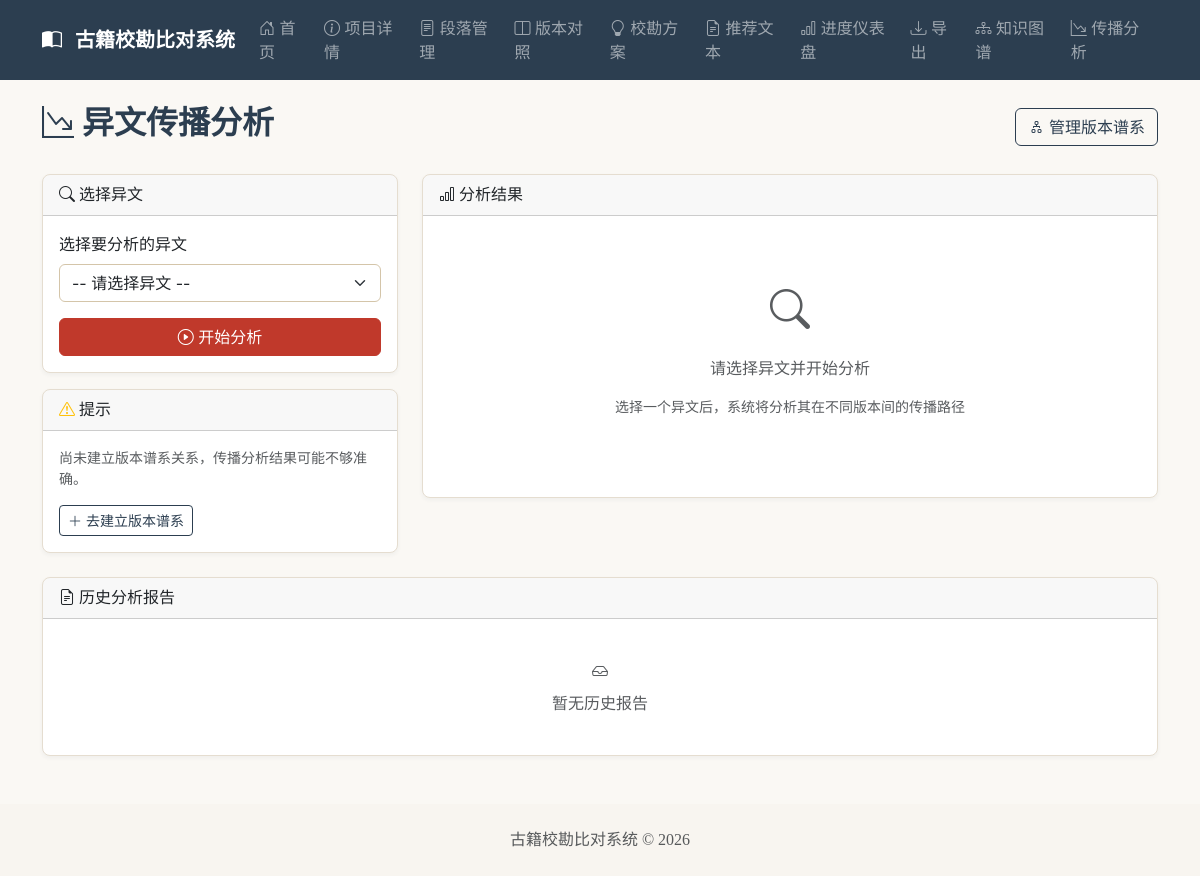
The page /projects/1/transmission on the database as committed earlier.
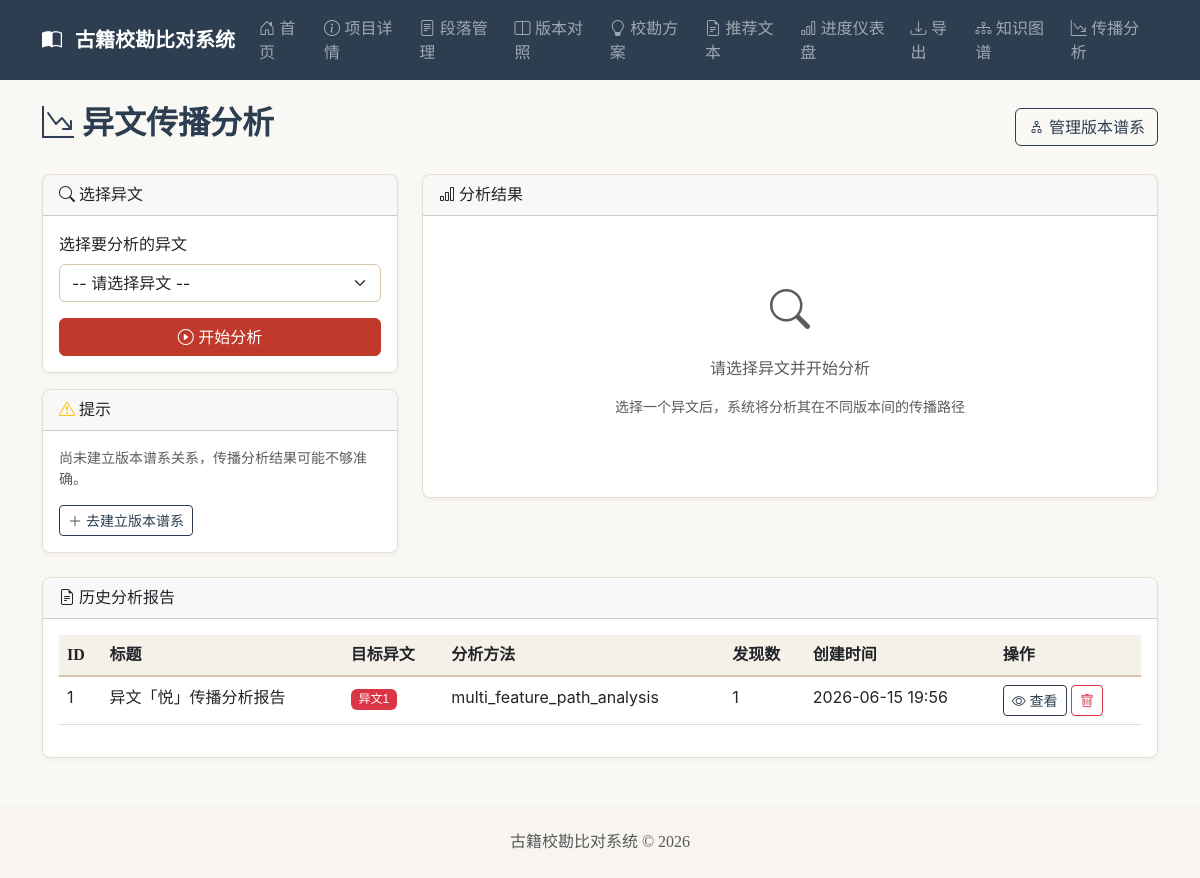
The same page on the database as committed later.
### app/models.py (models this page shows)
class TransmissionReport(Base):
    __tablename__ = "transmission_report"
    id = Column(Integer, primary_key=True, autoincrement=True)
    project_id = Column(Integer, ForeignKey("project.id", ondelete="CASCADE"), nullable=False)
    title = Column(String(500), nullable=False)
    report_type = Column(String(50), default="diff_transmission")
    target_diff_id = Column(Integer, ForeignKey("diff.id", ondelete="SET NULL"), nullable=True)
    content = Column(Text, nullable=False)
    summary = Column(Text, nullable=True)
    analysis_method = Column(String(100), nullable=True)
    findings_count = Column(Integer, default=0)
    created_by = Column(String(255), nullable=True)
    created_at = Column(DateTime, default=datetime.now)
    project = relationship("Project")
    target_diff = relationship("Diff")

### app/routers/transmission.py (the view)
@router.get("/projects/{project_id}/transmission", response_class=HTMLResponse)
async def transmission_page(
    request: Request,
    project_id: int,
    diff_id: Optional[int] = None,
    db: Session = Depends(get_db)
):
    project = crud.get_project(db, project_id)
    if not project:
        raise HTTPException(status_code=404, detail="项目不存在")
    diffs = crud.get_diffs_by_project(db, project_id)
    reports = crud.get_transmission_reports_by_project(db, project_id)
    lineages = crud.get_version_lineages_by_project(db, project_id)
    analysis_result = None
    if diff_id:
        try:
            analysis_result = analyze_transmission_paths(db, project_id, diff_id)
        except Exception as e:
            analysis_result = None
    return templates.TemplateResponse("transmission_analysis.html", {
        "request": request,
        "project": project,
        "diffs": diffs,
        "reports": reports,
        "lineages": lineages,
        "selected_diff_id": diff_id,
        "analysis_result": analysis_result,
        "get_cause_label": get_cause_label,
        "get_path_type_label": get_path_type_label
    })

### app/templates/transmission_analysis.html (shortened to what the changed rows need)
{% extends "base.html" %}
{% block content %}
<div class="d-flex justify-content-between align-items-center mb-4">
    <h2>
        <i class="bi bi-graph-down-arrow"></i> 异文传播分析
    </h2>
</div>
<div class="card">
    <div class="card-body">
        {% if reports %}
        <div class="table-responsive">
            <table class="table table-hover">
                <thead>
                    <tr>
                        <th>ID</th>
                        <th>标题</th>
                        <th>目标异文</th>
                        <th>分析方法</th>
                        <th>发现数</th>
                        <th>创建时间</th>
                        <th>操作</th>
                    </tr>
                </thead>
                <tbody>
                    {% for report in reports %}
                    <tr>
                        <td>{{ report.id }}</td>
                        <td>{{ report.title }}</td>
                        <td>
                            {% if report.target_diff_id %}
                            <span class="badge bg-danger">异文{{ report.target_diff_id }}</span>
                            {% else %}
                            <span class="text-muted">无</span>
                            {% endif %}
                        </td>
                        <td>{{ report.analysis_method or '默认' }}</td>
                        <td>{{ report.findings_count }}</td>
                        <td>{{ report.created_at.strftime('%Y-%m-%d %H:%M') }}</td>
                        <td>
                            <a href="/projects/{{ project.id }}/transmission/reports/{{ report.id }}"
                               class="btn btn-sm btn-outline-primary">
                                <i class="bi bi-eye"></i> 查看
                            </a>
                            <button class="btn btn-sm btn-outline-danger"
                                    onclick="deleteReport({{ report.id }})">
                                <i class="bi bi-trash"></i>
                            </button>
                        </td>
                    </tr>
                    {% endfor %}
                </tbody>
            </table>
        </div>
        {% else %}
        <div class="text-center py-4 text-muted">
            <i class="bi bi-inbox"></i>
            <p class="mt-2 mb-0">暂无历史报告</p>
        </div>
        {% endif %}
    </div>
</div>
{% endblock %}

Rows that differ between the two databases and show on the page:
added TransmissionReport: id "1", title "异文「悦」传播分析报告", target_diff_id "1", analysis_method "multi_feature_path_analysis", findings_count "1", created_at "2026-06-15 19:56"
Other text that changed with them:
text no longer shown: "暂无历史报告"
text now shown: "ID 标题 目标异文 分析方法 发现数 创建时间 操作"
